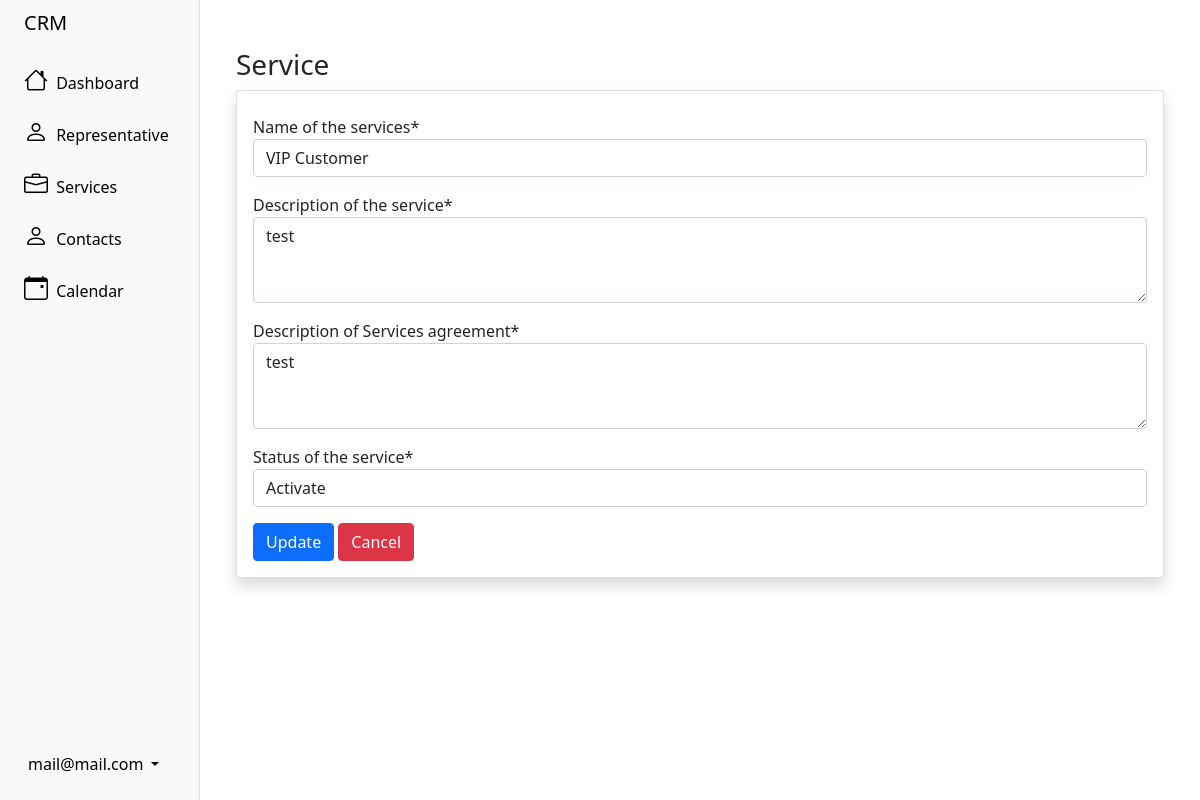
/sales/updateService/1 (signed in), run on the app's committed database.
### user/models.py (models this page shows, shortened)
class crmUser(AbstractBaseUser):
	status = models.BooleanField('Status', default=True)
	admin_user = models.BooleanField('Admin', default=False)
	name = models.CharField('Name', max_length=100)
	last_name = models.CharField('Last name', max_length=100)
	user_email = models.EmailField('User email', unique=True, max_length=255)
	personal_email = models.EmailField('Personal email', unique=True, max_length=255, blank=True, null=True)
	dni = models.IntegerField('DNI', unique=True, blank=True, null=True)
	address = models.TextField('Address', blank=True, null=True)
	phone_number = models.IntegerField('Phone number', blank=True, null=True)
	country = CountryField('Country', blank=True, null=True)
	objects = crmUserManager()
	USERNAME_FIELD = 'user_email'
	REQUIRED_FIELDS = ['name', 'last_name']
	@property
	def is_staff(self):
		return self.admin_user

### sales/models.py (models this page shows, shortened)
class Service(models.Model):
	name = models.CharField(max_length=100, unique=True)
	service_description = models.TextField()
	service_description_agreement = models.TextField()
	status = models.BooleanField()

### sales/views.py (the view, shortened to what this page needs)
# urls.py: path('updateService/<id>', updateService, name='updateService'),
@login_required
def updateService(request, id):
    if request.user.is_staff:
        try:
            row = Service.objects.get(id= id)
        except Service.DoesNotExist:
            return redirect('service')
        form = FormServiceUpdate(instance= row)
        return render(request, 'services/create_service.html', {'form': form})
    else:
        messages.error(request, 'You do not have permission to enter')
        return redirect('dashboard')

### sales/forms.py
class FormServiceUpdate(forms.ModelForm):
    class Meta:
        model = Service;
        fields = ('name','service_description','service_description_agreement')
    def __init__(self, *args, **kwargs):
        super(FormServiceUpdate, self).__init__(*args, **kwargs)
        self.fields['name'].label = "Name of the services"
        self.fields['service_description'].label = "Description of the service"
        self.fields['service_description_agreement'].label = "Description of Services agreement"
    helper = FormHelper()
    helper.layout = Layout(
        Field('name', css_class='input-xlarge mb-3'),
        Field('service_description', rows="3", css_class='input-xlarge mb-3'),
        Field('service_description_agreement', rows="3", css_class='input-xlarge mb-3'),
        HTML('''
            <label class=" requiredField">Status of the service<span class="asteriskField">*</span></label>
            <div class="input-xlarge mb-3 form-control"> Activate </div>
            '''),
    FormActions(
            Submit('register', 'Update', css_class="btn-primary"),
            HTML('<a class="btn btn-danger" onclick="cancel()">Cancel</a>'),
        )
    )

### templates/services/create_service.html (shortened to what this page needs)
{% extends 'sidebar.html' %}
{% load crispy_forms_tags %}
{% block content %}
<div class="container-fluid mt-5">
    <h1 class="h3 mb-2 text-gray-800">Service</h1>
    <div class="card shadow mb-4">
        <div class="card-body">
            <form action="" method="post" class="mt-2" autocomplete="off">
                {% crispy form %}
            </form>
        </div>
    </div>
</div>
{% endblock content %}

### templates/sidebar.html (shortened to what this page needs)
<!DOCTYPE html>
<html lang="en">
<head>
    <link href="https://cdn.jsdelivr.net/npm/bootstrap@5.1.3/dist/css/bootstrap.min.css" rel="stylesheet">
    <link rel="stylesheet" href="https://cdn.jsdelivr.net/npm/bootstrap-icons@1.6.1/font/bootstrap-icons.css">
</head>
<body>
    <div class="container-fluid overflow-hidden">
        <div class="row flex-nowrap vh-100 overflow-auto">
            <div class="col-auto col-md-3 col-xl-2 px-sm-2 px-0 bg-light border-end sticky-top">
                <div class="d-flex flex-column align-items-center align-items-sm-start px-3 pt-2 text-black min-vh-100 ">
                    <a href="{% url 'dashboard' %}" class="d-flex align-items-center pb-3 mb-md-0 me-md-auto text-black text-decoration-none">
                        <span class="fs-5 d-none d-sm-inline">CRM</span>
                    </a>
                    <ul class="nav nav-pills flex-column mb-sm-auto mb-0 align-items-center align-items-sm-start" id="menu">
                        <li class="nav-item">
                            <a href="{% url 'dashboard' %}" class="nav-link align-middle text-black px-0">
                                <i class="fs-4 bi-house"></i> <span class="ms-1 d-none d-sm-inline">Dashboard</span>
                            </a>
                        </li>
                        {% if request.user.is_staff %}
                        <li>
                            <a href="#submenu1" data-bs-toggle="collapse" class="text-black nav-link px-0 align-middle ">
                                <i class="fs-4 bi-person"></i> <span class="ms-1 d-none d-sm-inline">Representative</span></a>
                        </li>
                        {% endif %}
                        <li>
                            <a href="#submenu2" data-bs-toggle="collapse" class="text-black nav-link px-0 align-middle ">
                                <i class="fs-4 bi-briefcase"></i> <span class="ms-1 d-none d-sm-inline">Services</span></a>
                        </li>
                        <li>
                            <a href="#submenu4" data-bs-toggle="collapse" class="text-black nav-link px-0 align-middle ">
                                <i class="fs-4 bi-person"></i> <span class="ms-1 d-none d-sm-inline">Contacts</span></a>
                        </li>
                        <li>
                            <a href="#submenu5" data-bs-toggle="collapse" class="text-black nav-link px-0 align-middle ">
                                <i class="fs-4 bi-calendar-event"></i> <span class="ms-1 d-none d-sm-inline">Calendar</span></a>
                        </li>
                    </ul>
                    <div class="dropdown pb-4">
                        <a href="#" class="d-flex align-items-center text-black text-decoration-none dropdown-toggle" id="dropdownUser1" data-bs-toggle="dropdown" aria-expanded="false">
                            <span class="d-none d-sm-inline mx-1">{{user.user_email}}</span>
                        </a>
                    </div>
                </div>
            </div>
            <div class="col">
                {% block content %} {% endblock content %}
            </div>
        </div>
    </div>
</body>
</html>

### data on the page
crmUser: user_email "mail@mail.com"
Service: name "VIP Customer", service_description "test", service_description_agreement "test"
